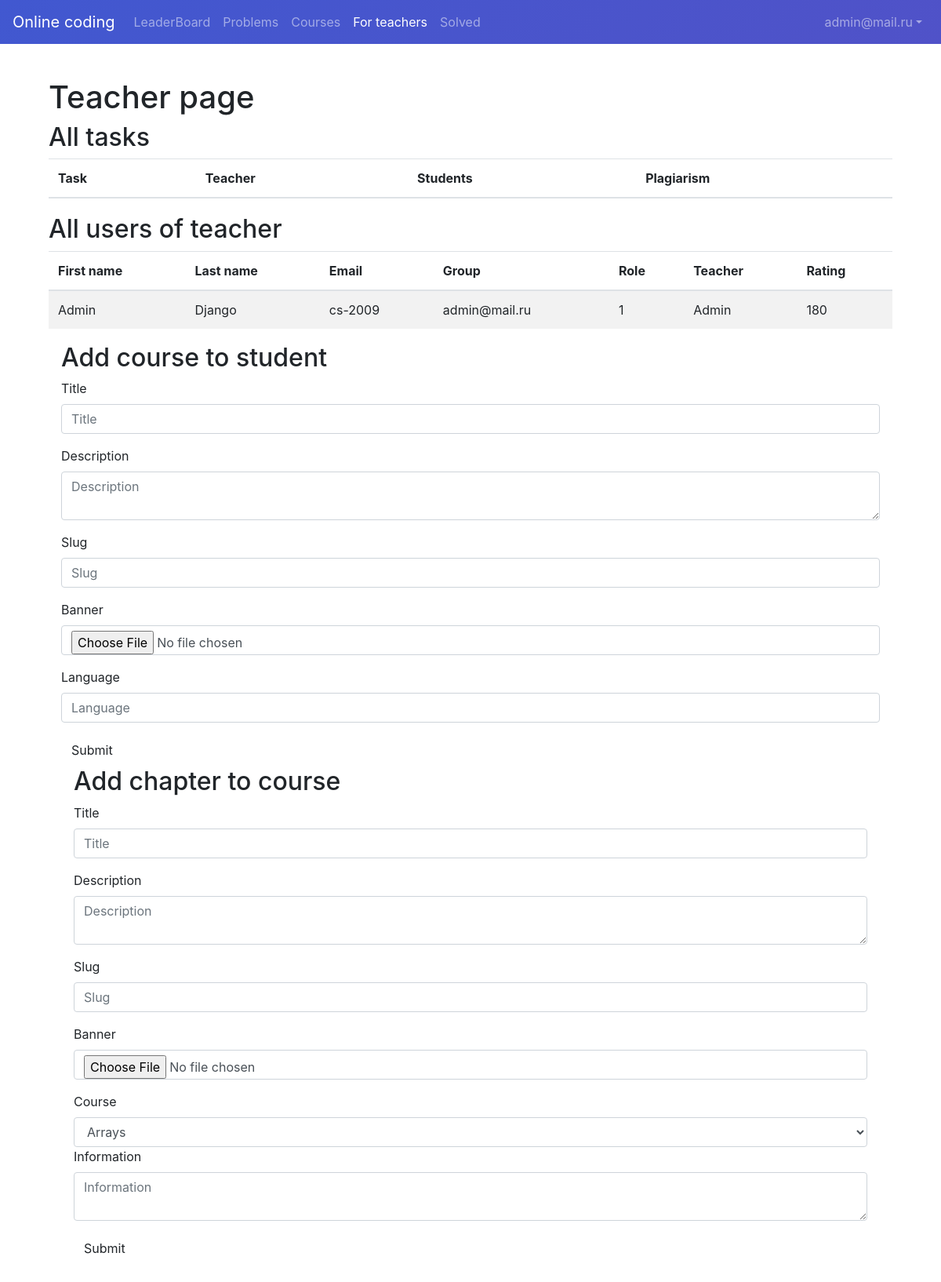
The app's page /teacher (signed in), older data.
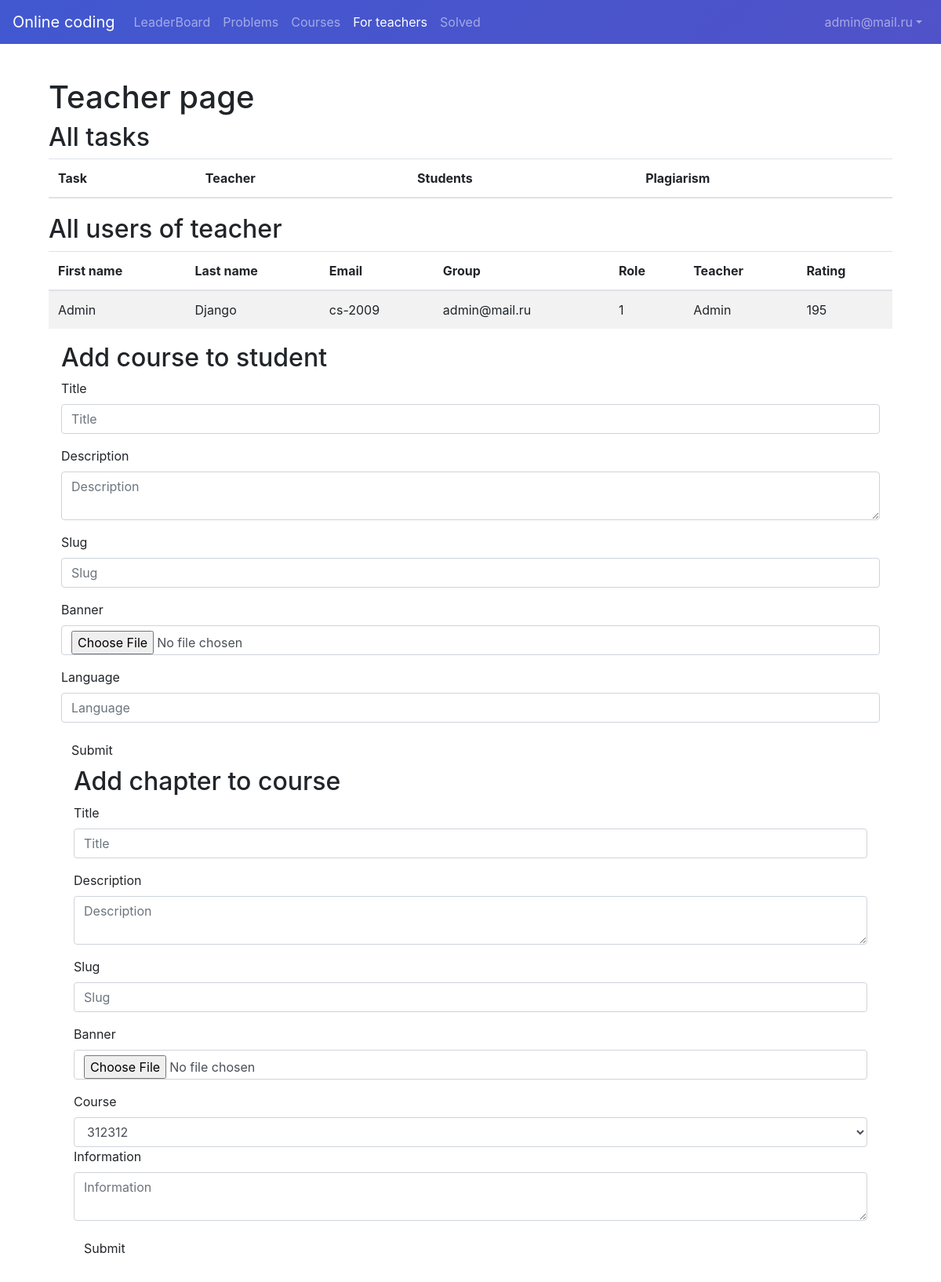
The same page, newer data.
### user/models.py (models this page shows, shortened)
class Student(models.Model):
    user = models.OneToOneField(User, on_delete=models.CASCADE, primary_key=True)
    rating = models.IntegerField(default=0)
    teacher = models.ForeignKey('Teacher', on_delete=models.CASCADE, null=True)

class User(AbstractBaseUser, PermissionsMixin):
    id = models.UUIDField(primary_key=True, default=uuid.uuid4, editable=False)
    first_name = models.CharField(max_length=32)
    surname = models.CharField(max_length=32)
    group = models.CharField(max_length=32)
    role = models.IntegerField(choices=ROLE_CHOICES, default=0)
    is_active = models.BooleanField(default=True)
    is_staff = models.BooleanField(default=False)
    email = models.EmailField(max_length=255, unique=True)
    rating = models.IntegerField(default=0)
    objects = UserManager()
    USERNAME_FIELD = 'email'

### api/views.py (the view, shortened to what this page needs)
# urls.py: path('teacher', teacher, name='teacher'),
def teacher(request):
    if request.user.is_authenticated:
        if request.method == 'GET' and Teacher.objects.all().filter(user=request.user).exists():
            form = CourseForm()
            coursesOfTeacher = Course.objects.all().filter(author=request.user)
            teacher = Teacher.objects.all().filter(user=request.user).first()
            users_of_teachers = Student.objects.all().filter(teacher=teacher)
            plagiarism_tasks_solution = ProgrammingTaskSolution.objects.all().filter(task__teacher=teacher,
                                                                                     isplagiarized=True)
            return render(request, 'onlineCoding/teachers.html',
                          {'teacher': teacher, 'plagiarism_tasks': plagiarism_tasks_solution,
                           'users_of_teachers': users_of_teachers, 'form': form, 'courses': coursesOfTeacher})
    return redirect('login')

### api/serializers.py
class CourseForm(forms.Form):
    title = forms.CharField(max_length=100)
    description = forms.TextInput()
    slug = forms.SlugField(max_length=100)
    banner = forms.ImageField()
    class Meta:
        model = Course
        fields = ('title', 'description', 'slug', 'banner')
        extra_kwargs = {'author': {'read_only': True}}

### templates/onlineCoding/teachers.html (shortened to what the changed rows need)
{% extends 'onlineCoding/base.html' %}
{% block content %}
    <link rel="stylesheet" href="https://cdn.datatables.net/1.12.0/css/jquery.dataTables.min.css">
    <div class="container">
        <h1>Teacher page</h1>
        <h2>All tasks</h2>
        <div class="row">
            <div class="col-md-12">
                <table class="table table-striped">
                    <thead>
                    <tr>
                        <th>Task</th>
                        <th>Teacher</th>
                        <th>Students</th>
                        <th>Plagiarism</th>
                    </tr>
                    </thead>
                </table>
            </div>
        </div>
    </div>
    <div class="container">
    <h2>All users of teacher</h2>
    <div class="row">
        <div class="col-md-12">
            <table class="table table-striped">
                <thead>
                <tr>
                    <th>First name</th>
                    <th>Last name</th>
                    <th>Email</th>
                    <th>Group</th>
                    <th>Role</th>
                    <th>Teacher</th>
                    <th>Rating</th>
                </tr>
                </thead>
                <tbody>
                {% for user in users_of_teachers %}
                    <tr>
                        <td>{{ user.user.first_name }}</td>
                        <td>{{ user.user.surname }}</td>
                        <td>{{ user.user.group }}</td>
                        <td>{{ user.user.email }}</td>
                        <td>{{ user.user.role }}</td>
                        <td>{{ teacher.user.first_name }}</td>
                        <td>{{ user.rating }}</td>
                    </tr>
                {% endfor %}
                </tbody>
            </table>
        </div>
    </div>
    <div class="container">
    <h2>Add course to student</h2>
    <div class="container">
    <h2>Add chapter to course</h2>
    <div class="row">
    <div class="col-md-12">
        <form method="post" enctype="multipart/form-data">
            <form method="post" enctype="multipart/form-data">
                <div class="form-group">
                    <label for="course">Course</label>
                    <select class="form-control" id="course" name="course">
                        {% for course in courses %}
                            <option value="{{ course.id }}">{{ course.title }}</option>
                        {% endfor %}
                    </select>
                    <div class="form-group">
                        <label for="information">Information</label>
                        <textarea class="form-control" id="information" name="information"
                                  placeholder="Information"></textarea>
                    </div>
                    <button type="submit" name="add_chapter" class="btn btn-default">Submit</button>
            </form>
    </div>
{% endblock %}

Row changes from the older to the newer data that the page shows:
changed Student "Admin": rating "180" → "195"
Text that changed along with them:
form field course: "Arrays" → "312312"
